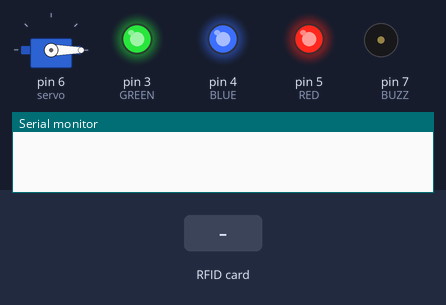
This sketch was run on a simulated Arduino Uno, built with avr-gcc and run on an emulated ATmega328P. Shown: servo, output pins drawn as LEDs (lit = HIGH), buzzer (waves = sounding), the last lines printed to the serial monitor. The inputs (shaded band) are chosen by the test bench. Pins used as bus, display or sensor lines are not drawn.

Above: at 1.2 s.
1.3 s: RFID card A3 78 B7 0A held to the reader
At 1.4 s:
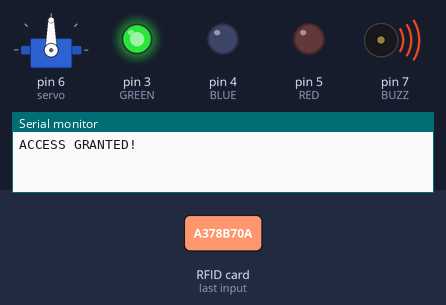
At 2.2 s:
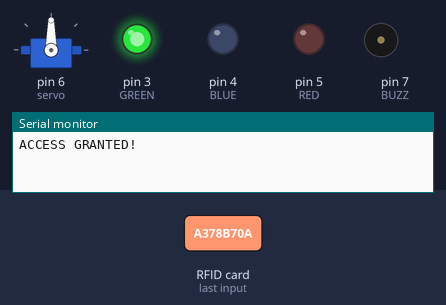
3.0 s: RFID card 5E 7A 19 C4 held to the reader
At 4.41 s:
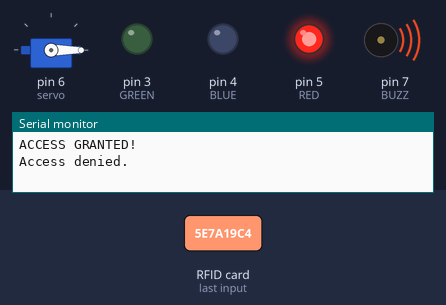
Timing chart, 0 to 6.0 s (numbered marks = the images above; inputs shaded):
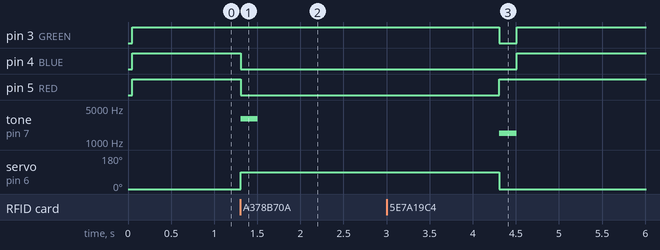

Measured:
- after the input at 1.3 s, pin 4 (BLUE), pin 5 (RED): HIGH → LOW at once; tone on pin 7 (BUZZ): silent → 3000 Hz at once, → silent 0.20 s later; servo on pin 6 (servo): 0° → 90° at once
- after the input at 3.0 s, pin 3 (GREEN): HIGH → LOW after 1.3 s, → HIGH 0.20 s later; tone on pin 7 (BUZZ): silent → 1500 Hz after 1.3 s, → silent 0.20 s later

The sketch:

buzz_and_RFID.ino
```cpp
#include <SPI.h>
#include <MFRC522.h>
#include <Servo.h>

#define BUZZ 7
#define SS_PIN 10
#define RST_PIN 9
#define RED 5
#define BLUE 4
#define GREEN 3
MFRC522 mfrc522(SS_PIN, RST_PIN);

const uint8_t valid_uid[] = { 0xA3, 0x78, 0xB7, 0x0A};
Servo servo;
void setup() {
  Serial.begin(9600);
  SPI.begin();
  mfrc522.PCD_Init();

  servo.attach(6);
  servo.write(0);

  pinMode(RED, OUTPUT);
  pinMode(BLUE, OUTPUT);
  pinMode(GREEN, OUTPUT);
  digitalWrite(RED, HIGH);
  digitalWrite(BLUE, HIGH);
  digitalWrite(GREEN, HIGH);
}

void loop() {

  if(!mfrc522.PICC_IsNewCardPresent())
    return;

  if(!mfrc522.PICC_ReadCardSerial())
    return;

  if((mfrc522.uid.size == sizeof(valid_uid)) &&
      (memcmp(&mfrc522.uid.uidByte, &valid_uid,
              sizeof(valid_uid)) == 0))
  {
    Serial.println("ACCESS GRANTED!");
    tone(BUZZ, 3000, 200);
    digitalWrite(BLUE, LOW);
    digitalWrite(RED, LOW);
    servo.write(90);
    delay(3000);
    digitalWrite(BLUE, HIGH);
    digitalWrite(RED, HIGH);
    servo.write(0);

  } else {
    Serial.println("Access denied.");
    digitalWrite(BLUE, LOW);
    digitalWrite(GREEN, LOW);
    tone(BUZZ, 1500);
    delay(200);
    noTone(BUZZ);
    digitalWrite(BLUE, HIGH);
    digitalWrite(GREEN, HIGH);
  }
}
void green_led(){
      servo.write(90);
      digitalWrite(BLUE, LOW);
      digitalWrite(RED, LOW);
      digitalWrite(GREEN, HIGH);
}
```
